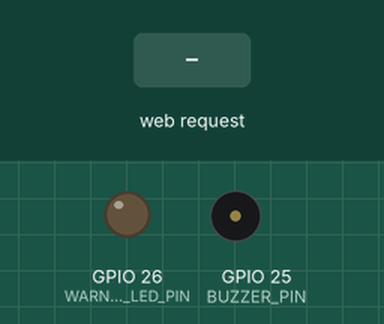
Simulated run of this sketch. Board: ESP32. Shown: output pins drawn as LEDs (lit = HIGH), buzzer (waves = sounding, pin HIGH). Inputs (shaded band) come from the test bench. WiFi joins after 1.5 s; servers stay silent unless stated; what the sketch prints to the serial monitor is not drawn.

Above: at 2.7 s.
2.8 s: HTTP request GET /alarm received
At 4.0 s:
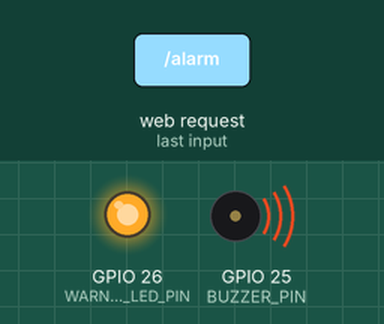
Timing chart, 0 to 6.3 s (numbered marks = the images above; inputs shaded):
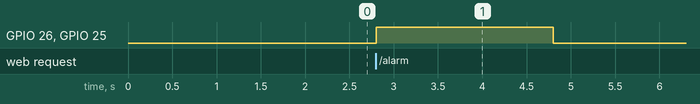

The sketch:

smart_warehouse_alarm.ino
```cpp
#include <WiFi.h>
#include <WebServer.h>

const char* WIFI_SSID = "YOUR_WIFI_NAME";
const char* WIFI_PASSWORD = "YOUR_WIFI_PASSWORD";

const int BUZZER_PIN = 25;
const int WARNING_LED_PIN = 26;

WebServer server(80);

void alarmOn() {
  digitalWrite(BUZZER_PIN, HIGH);
  digitalWrite(WARNING_LED_PIN, HIGH);
}

void alarmOff() {
  digitalWrite(BUZZER_PIN, LOW);
  digitalWrite(WARNING_LED_PIN, LOW);
}

void handleAlarm() {
  alarmOn();
  server.send(200, "text/plain", "ALARM ON");

  delay(2000);

  alarmOff();
}

void handleStatus() {
  server.send(200, "text/plain", "ESP32 Smart Warehouse OK");
}

void setup() {
  Serial.begin(115200);

  pinMode(BUZZER_PIN, OUTPUT);
  pinMode(WARNING_LED_PIN, OUTPUT);

  alarmOff();

  WiFi.begin(WIFI_SSID, WIFI_PASSWORD);

  Serial.print("Connecting WiFi");

  while (WiFi.status() != WL_CONNECTED) {
    delay(500);
    Serial.print(".");
  }

  Serial.println();
  Serial.println("WiFi connected");
  Serial.print("ESP32 IP: ");
  Serial.println(WiFi.localIP());

  server.on("/alarm", HTTP_GET, handleAlarm);
  server.on("/status", HTTP_GET, handleStatus);

  server.begin();
  Serial.println("HTTP server started");
}

void loop() {
  server.handleClient();
}
```

Measured:
- after the input at 2.8 s, GPIO 26 (WARNING_LED_PIN), GPIO 25 (BUZZER_PIN): LOW → HIGH at once, → LOW 2.0 s later
